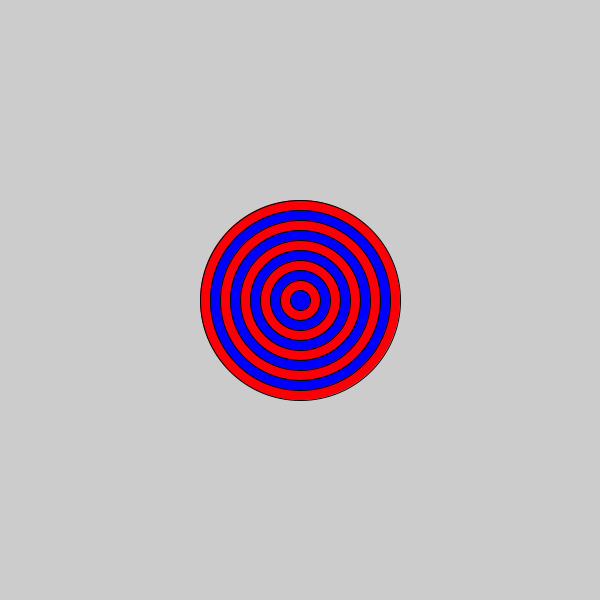
Frame 1 (no input)
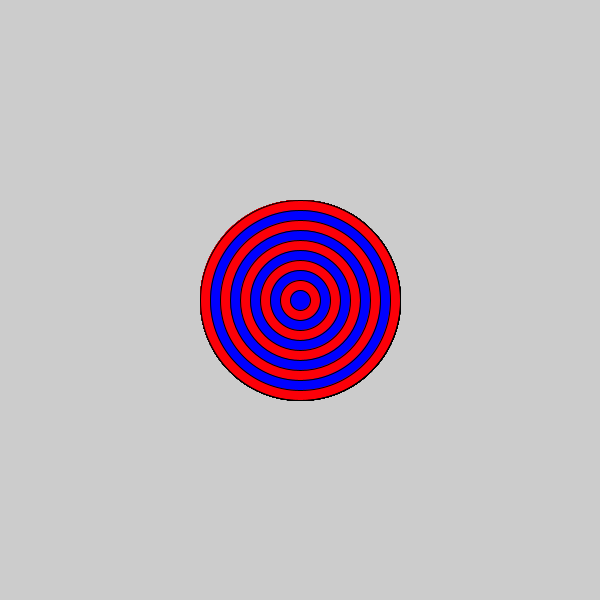
Frame 60 (the mouse pressed at the canvas centre just before this capture)
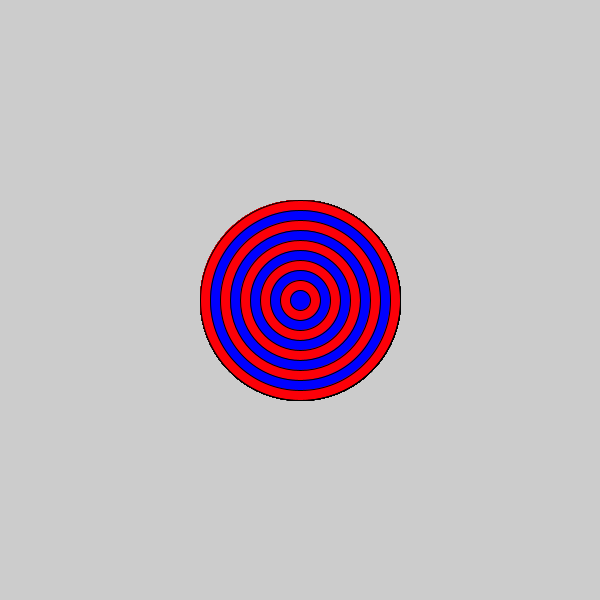
Frame 120 (the mouse held since frame 60 and released just before this capture)

The Processing sketch that drew these frames (run headless with seeded random() and noise(); from frame 60 on, the mouse is pressed at the canvas centre):

// Processing sketch: Bullseye
// ── Bullseye.pde

    void setup(){
       size(600,600);

    }

    void draw(){
 int size =200;
      for (int i = 10; i > 0; i--){

        if(i %2 == 0){
            fill(#FC0008);
        }
        else{
        fill(#0000FF);
        }
        ellipse(300,300, size, size);
size -= 20;
    }
  }
